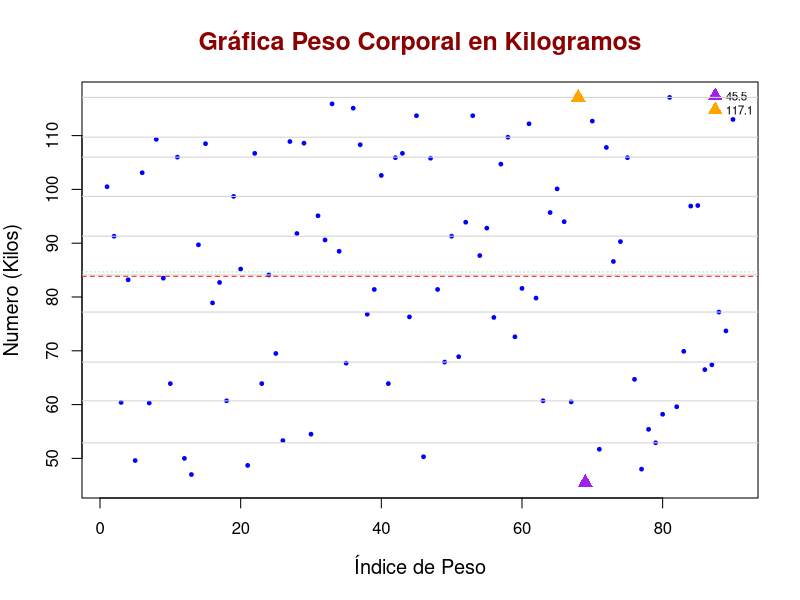
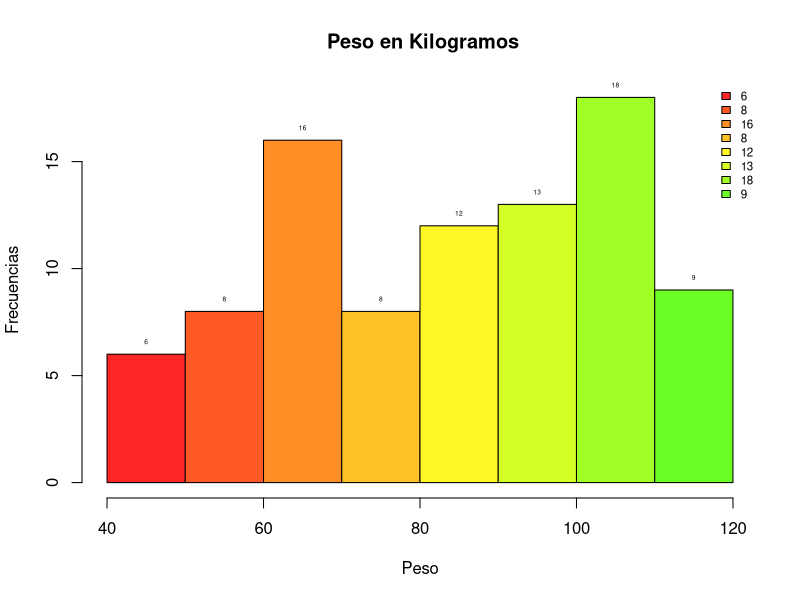
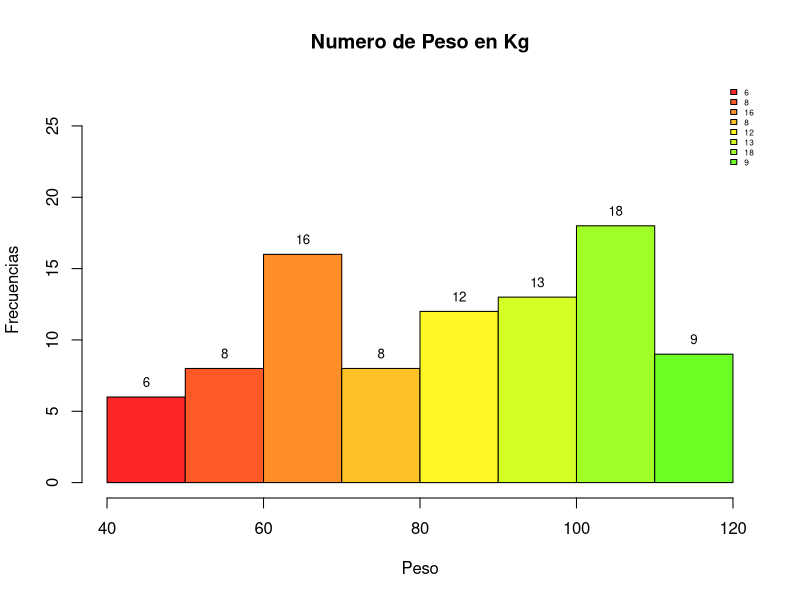
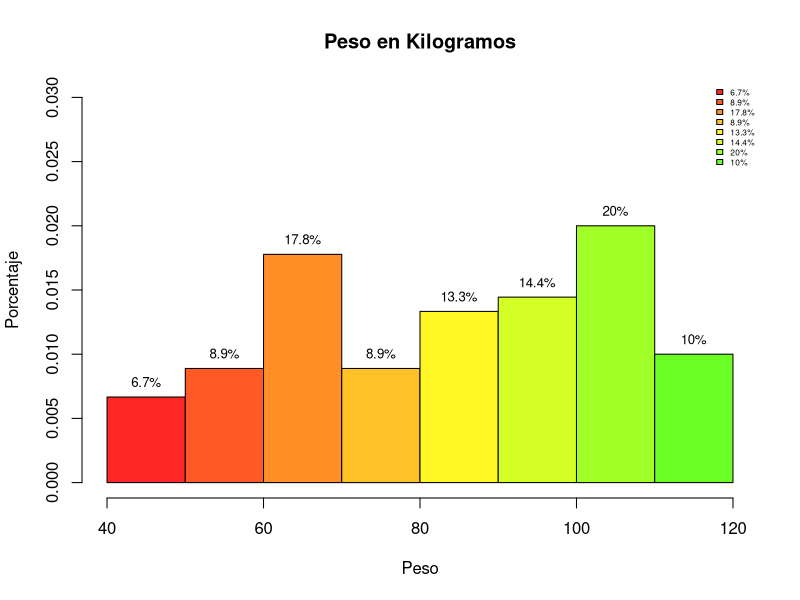
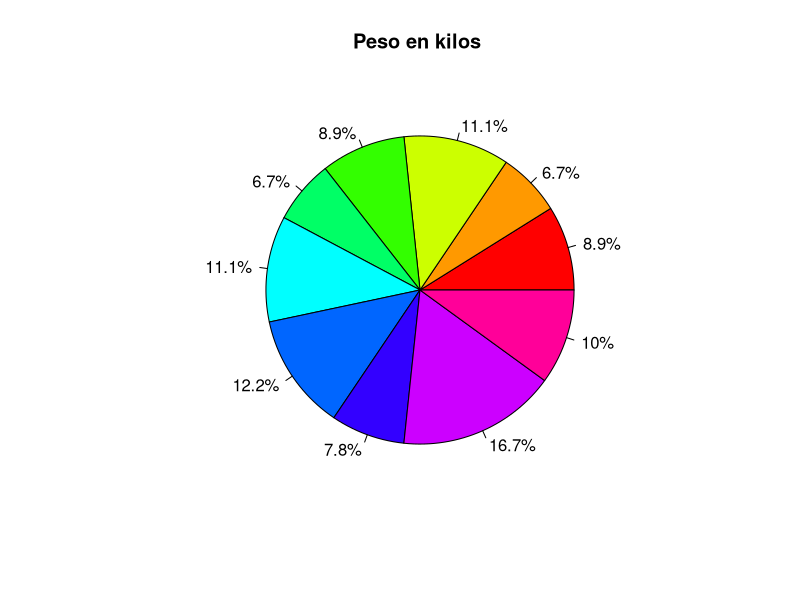
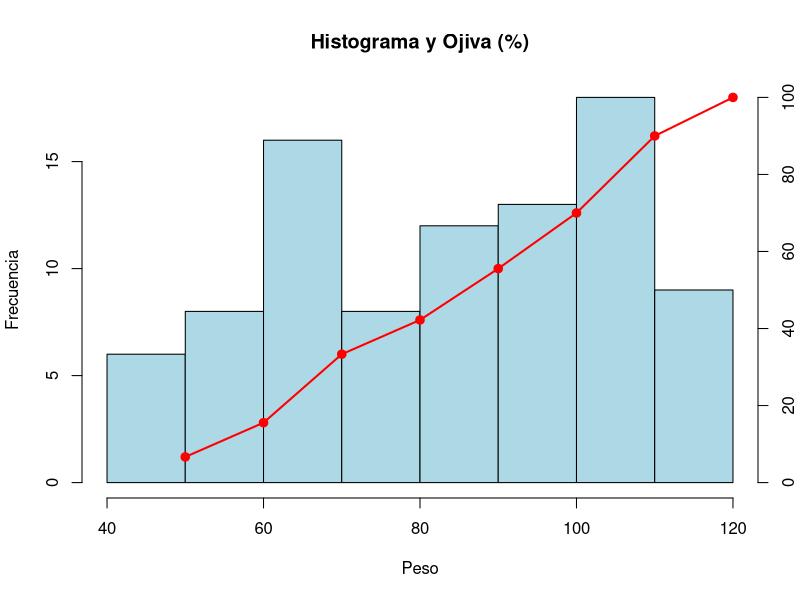

These figures' R source, in order:
## ---- chunk 1
Peso_kilos <- c( 100.5, 91.3, 60.4, 83.2, 49.6, 103.1, 60.3, 109.3, 83.5,
 63.9, 106, 50, 47, 89.7, 108.5, 78.9, 82.7, 60.7, 98.7, 85.2, 48.7, 106.7, 63.9, 84.1,
 69.5, 53.3, 108.9, 91.8, 108.6, 54.5, 95.1, 90.6, 115.9, 88.5, 67.7, 115.1, 108.3, 76.8,
 81.4, 102.6, 63.9, 105.9, 106.7, 76.3, 113.7, 50.3, 105.8, 81.4, 67.9, 91.3, 68.9, 93.9,
 113.7, 87.7, 92.8, 76.2, 104.7, 109.7, 72.6, 81.6, 112.2, 79.8, 60.7, 95.7, 100.1, 94,
 60.5, 117.1, 45.5, 112.7, 51.7, 107.8, 86.6, 90.3, 105.9, 64.7, 48, 55.4, 52.9, 58.2,
 117.1, 59.6, 69.9, 96.9, 97, 66.5, 67.4, 77.2, 73.7, 113)
## ---- chunk 2
summary(Peso_kilos)
## ---- chunk 3
Peso_ord <- sort(Peso_kilos); (Peso_ord)
cte <- 9
## ---- chunk 4
indices <- 1:10; (indices)
t <- cte*indices; (t)
## ---- chunk 5
mis_deciles <- Peso_ord[t]; (mis_deciles)
cuantiles <- quantile(Peso_kilos); (cuantiles)
Q1 <- cuantiles[2]; (Q1)
Q2 <- cuantiles[3]; (Q2)
Q3 <- cuantiles[4]; (Q3)
## ---- chunk 6
x_media <- mean(Peso_kilos);(x_media)
mi_min <- min(Peso_kilos); (mi_min)
mi_max <- max(Peso_kilos); (mi_max)
varianza <- var(Peso_kilos); (varianza) 
DesvEst <- sd(Peso_kilos); (DesvEst)
## ---- chunk 7
plot(
  Peso_kilos,
  main = "Gráfica Peso Corporal en Kilogramos",
  xlab = "Índice de Peso",
  ylab = "Numero (Kilos)",
  col = "blue",       
  pch = 19,           
  cex = 0.5,          
  cex.main = 1.5,     
  cex.lab = 1.2,      
  col.main = "darkred")
legend(
  "topright",                 
  legend = c(mi_min,mi_max),    
  pch = 17,
  col=c("purple","orange"),
  pt.cex = 1.5,                
  cex = 0.7,
  bty = "n"                    
)
abline(h = x_media, col = "red", lwd = 1, lty = 2)     
abline(h = Q2, col = "lightgreen", lwd = 1, lty = 3) 
abline(h = mis_deciles, col = "lightgray", lty = 1.5)
points(which.min(Peso_kilos), min(Peso_kilos), col = "purple", pch = 17, cex = 1.5)
points(which.max(Peso_kilos), max(Peso_kilos), col = "orange", pch = 17, cex = 1.5)
## ---- chunk 8
nbreaks=10;
miscolores <- rainbow(25,0.85);
h <- hist(Peso_kilos, breaks = nbreaks, col= miscolores, 
          main = ' Peso en Kilogramos',
          xlab="Peso",
          ylab="Frecuencias")
text(h$mids, h$counts, labels = h$counts, pos = 3, cex = 0.4, 
     col = "black")
nl <- length(h$counts); 
legend(
  "topright",                  # ubicación
  legend = h$counts,    # etiquetas
  fill = miscolores,
  col = miscolores,    # colores (uno por cada símbolo)
  pt.cex = 1.5,                # tamaño de los símbolos
  cex = 0.7,
  bty = "n"                    # sin borde en la caja
)
## ---- chunk 9
nbreaks=10;
h2 <- hist(Peso_kilos, breaks = nbreaks, col= miscolores, 
           main = 'Numero de Peso en Kg',
           xlab="Peso",
           ylab="Frecuencias",
           ylim=c(0,max(h$counts)*1.5))
text(h$mids, h$counts, labels = h$counts, pos = 3, cex = 0.8, 
     col = "black")
nl <- length(h$counts); 
legend(
  "topright",                
  legend = h$counts,    
  fill = miscolores,
  col = miscolores,    
  pt.cex = 1.5,               
  cex = 0.5,
  bty = "n"                    
)
## ---- chunk 10
h3 <- hist(Peso_kilos, 
           breaks = nbreaks, 
           col= miscolores, 
           main = 'Peso en Kilogramos',
           xlab="Peso",
           ylab="Porcentaje",
           ylim=c(0,max(h$density)*1.5),
           probability=TRUE)
porcentajes <- h3$counts/sum(h3$counts)*100

text(h3$mids, 
     h3$density, 
     labels = paste0(round(porcentajes,1),"%"),
     pos = 3, 
     cex = 0.8, 
     col = "black")

nl <- length(h3$counts); (nl)
legend(
  "topright",                
  legend = paste0(round(porcentajes,1),"%"),
  fill = miscolores,
  cex = 0.5,
  bty = "n"                   
)
## ---- chunk 11
nbreaks <- 10
intervalos <- cut(Peso_kilos, breaks = nbreaks); (intervalos)
tabla <- table(intervalos); (tabla)
porcentajes <- round(prop.table(tabla) * 100, 1); (porcentajes)
pie(tabla,
    main = "Peso en kilos ",
    col = rainbow(length(tabla)),
    labels = paste0(porcentajes, "%"))
## ---- chunk 12
##---- Grafica combinada ----
nbreaks <- 10
h <- hist(Peso_kilos, breaks = nbreaks, plot = FALSE)
hist(Peso_kilos,
     breaks = nbreaks,
     col = "lightblue",
     main = "Histograma y Ojiva (%)",
     xlab = "Peso",
     ylab = "Frecuencia")
freq_acum_pct <- cumsum(h$counts) / sum(h$counts) * 100
x_vals <- h$breaks[-1]
par(new = TRUE)
plot(x_vals, freq_acum_pct,
     type = "o", pch = 19, lwd = 2, col = "red",
     axes = FALSE, xlab = "", ylab = "",
     xlim = range(h$breaks), ylim = c(0, 100))
axis(4)                           
